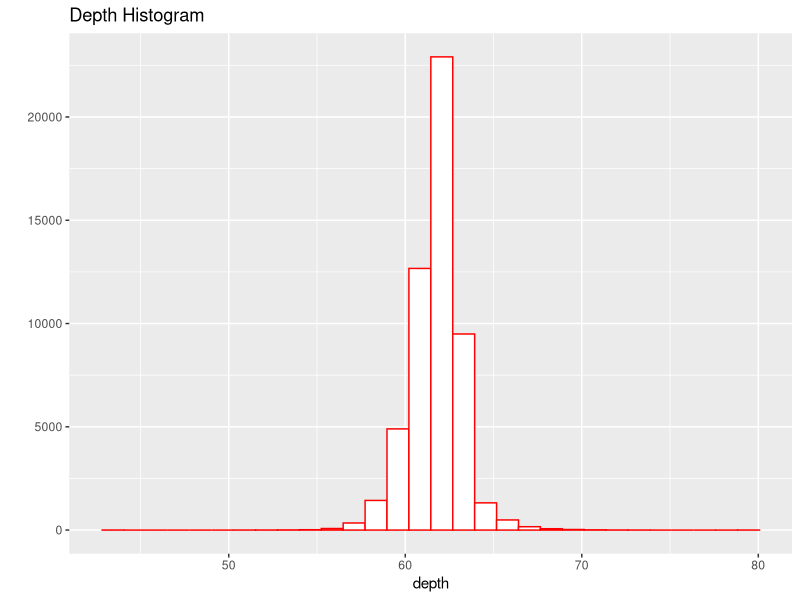
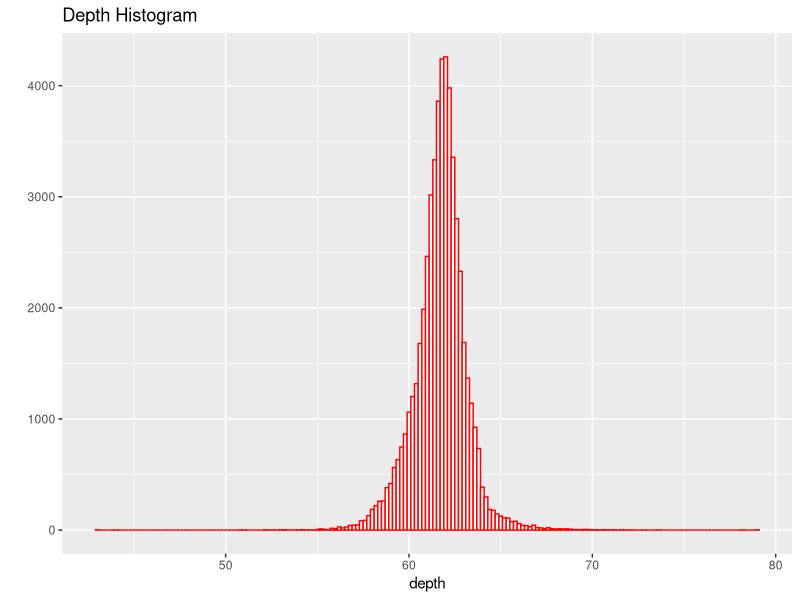
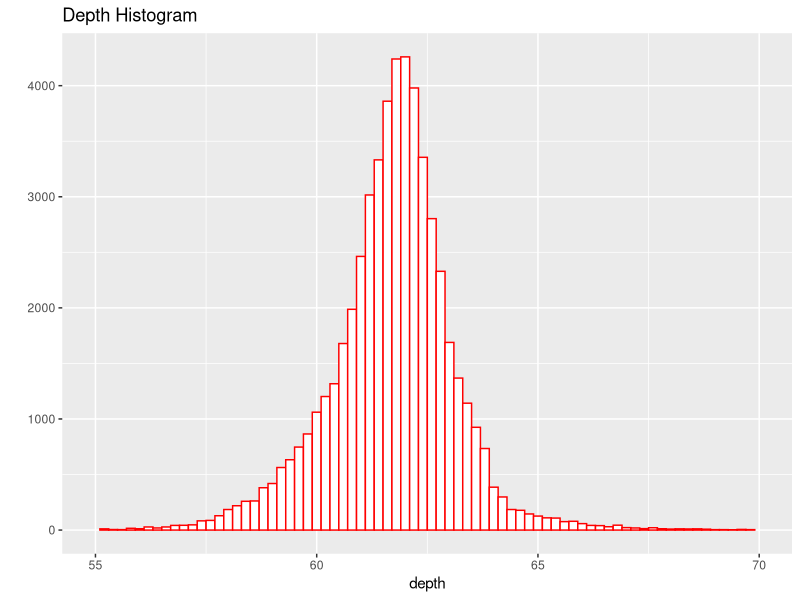
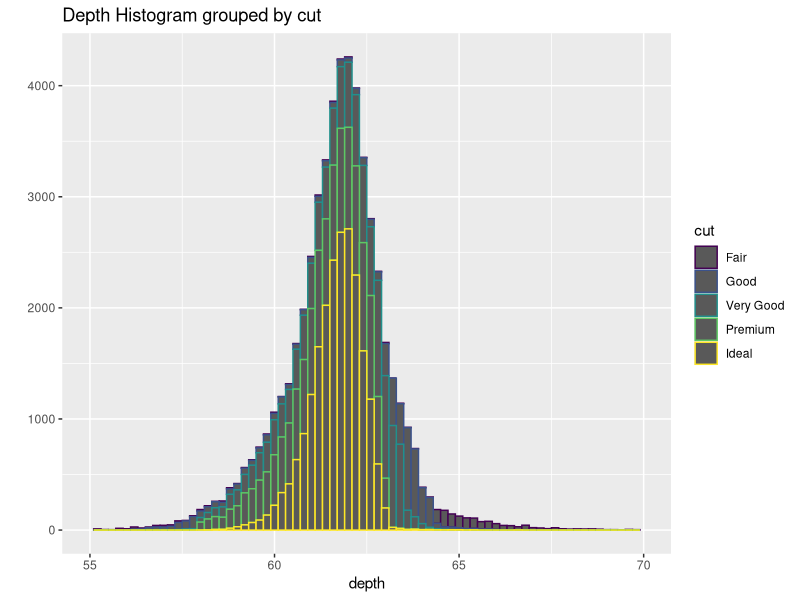
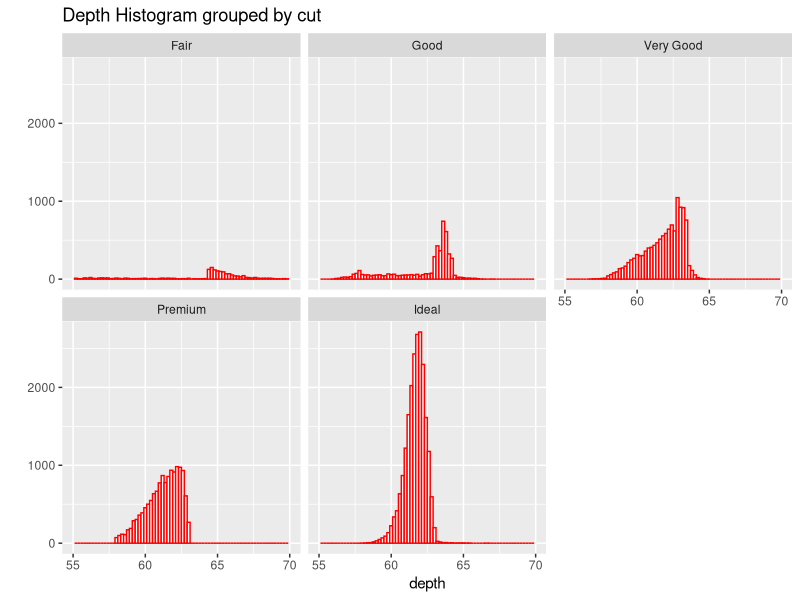
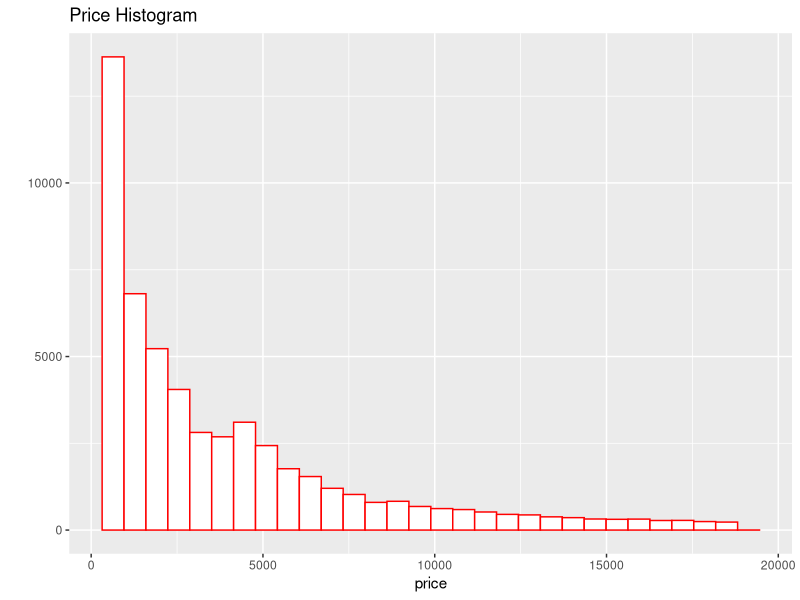
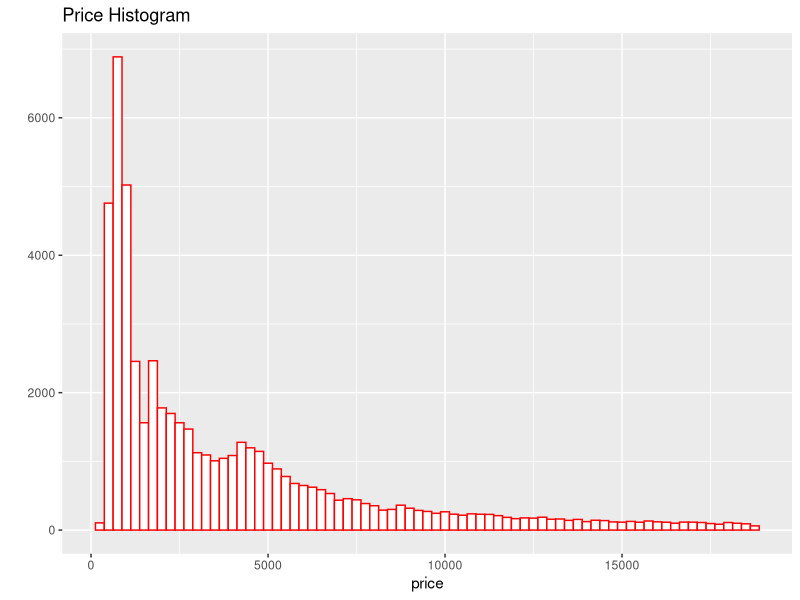
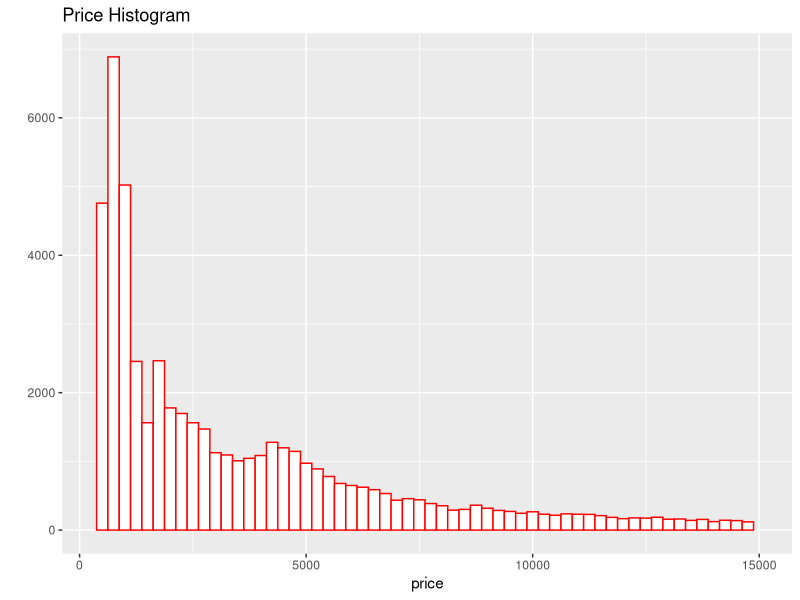

Reproduce these figures in R, in order.
## ---- chunk 1
library(knitr)
knitr::opts_chunk$set(echo = TRUE, warning=FALSE, message=FALSE)
## ---- chunk 2
library(dplyr)
library(ggplot2)
require(reshape2)

df <- data.frame(diamonds)
## ---- chunk 3
qplot(main="Depth Histogram", xlab="depth") + geom_histogram(mapping=aes(depth), data=df, fill=I("white"), col=I("red"))
## ---- chunk 4
qplot(main="Depth Histogram", xlab="depth") + geom_histogram(mapping=aes(depth), data=df, fill=I("white"), col=I("red"), binwidth=0.2)
## ---- chunk 5
qplot(main="Depth Histogram", xlab="depth") + geom_histogram(mapping=aes(depth), data=df, fill=I("white"), col=I("red"), binwidth=0.2) + xlim(55,70)
## ---- chunk 6
qplot(main="Depth Histogram grouped by cut", xlab="depth") + geom_histogram(mapping=aes(depth, color=cut), data=df, binwidth=0.2) + xlim(55,70)
## ---- chunk 7
qplot(main="Depth Histogram grouped by cut", xlab="depth") + facet_wrap(~cut) + geom_histogram(mapping=aes(depth), data=df, fill=I("white"), col=I("red"), binwidth=0.2) + xlim(55,70)
## ---- chunk 8
qplot(main="Price Histogram", xlab="price") + geom_histogram(mapping=aes(price), data=df, fill=I("white"), col=I("red"))
## ---- chunk 9
qplot(main="Price Histogram", xlab="price") + geom_histogram(mapping=aes(price), data=df, fill=I("white"), col=I("red"), binwidth=250)
## ---- chunk 10
qplot(main="Price Histogram", xlab="price") + geom_histogram(mapping=aes(price), data=df, fill=I("white"), col=I("red"), binwidth=250) + xlim(350,15000)
## ---- chunk 11
qplot(main="Price Histogram grouped by cut", xlab="price") + geom_histogram(mapping=aes(price, color=cut), data=df, binwidth=250) + xlim(350,15000)
## ---- chunk 12
qplot(main="Price Histogram grouped by cut", xlab="price") + facet_wrap(~cut) + geom_histogram(mapping=aes(price), data=df, fill=I("white"), col=I("red"), binwidth=250) + xlim(350,15000)
## ---- chunk 13
qplot(ylab="price", xlab="carat") + geom_point(data=df, mapping=aes(y=price, x=carat), size=.3)
